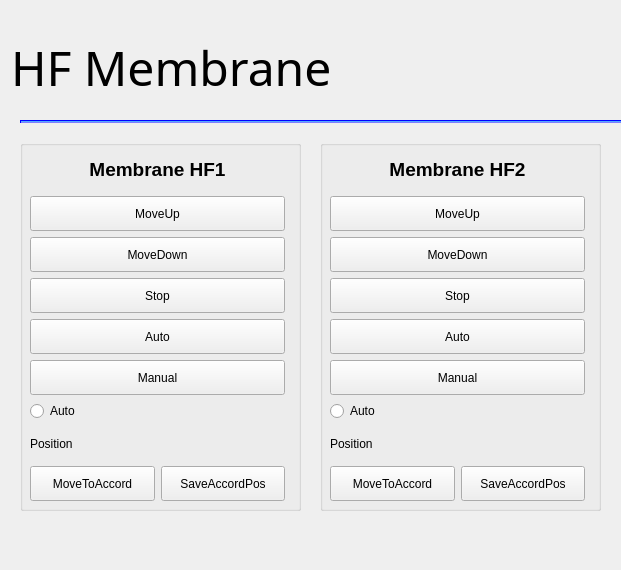
<?xml version="1.0" encoding="UTF-8"?>
<ui version="4.0">
 <class>MembraneGui</class>
 <widget class="QWidget" name="MembraneGui">
  <property name="geometry">
   <rect>
    <x>0</x>
    <y>0</y>
    <width>621</width>
    <height>570</height>
   </rect>
  </property>
  <property name="sizePolicy">
   <sizepolicy hsizetype="Maximum" vsizetype="Maximum">
    <horstretch>0</horstretch>
    <verstretch>0</verstretch>
   </sizepolicy>
  </property>
  <property name="maximumSize">
   <size>
    <width>1900</width>
    <height>1200</height>
   </size>
  </property>
  <property name="windowTitle">
   <string>Form</string>
  </property>
  <property name="styleSheet">
   <string notr="true"/>
  </property>
  <widget class="QWidget" name="layoutWidget">
   <property name="geometry">
    <rect>
     <x>11</x>
     <y>13</y>
     <width>1631</width>
     <height>111</height>
    </rect>
   </property>
   <layout class="QHBoxLayout" name="horizontalLayout_3">
    <item>
     <widget class="QLabel" name="label_4">
      <property name="maximumSize">
       <size>
        <width>16777215</width>
        <height>78</height>
       </size>
      </property>
      <property name="font">
       <font>
        <family>padmaa</family>
        <pointsize>40</pointsize>
       </font>
      </property>
      <property name="styleSheet">
       <string notr="true">border: none
</string>
      </property>
      <property name="text">
       <string>&lt;html&gt;&lt;head/&gt;&lt;body&gt;&lt;p&gt;&lt;span style=&quot; font-size:36pt;&quot;&gt;HF Membrane&lt;/span&gt;&lt;/p&gt;&lt;/body&gt;&lt;/html&gt;</string>
      </property>
     </widget>
    </item>
    <item>
     <spacer name="horizontalSpacer">
      <property name="orientation">
       <enum>Qt::Horizontal</enum>
      </property>
      <property name="sizeHint" stdset="0">
       <size>
        <width>40</width>
        <height>20</height>
       </size>
      </property>
     </spacer>
    </item>
    <item>
     <spacer name="horizontalSpacer_3">
      <property name="orientation">
       <enum>Qt::Horizontal</enum>
      </property>
      <property name="sizeHint" stdset="0">
       <size>
        <width>40</width>
        <height>20</height>
       </size>
      </property>
     </spacer>
    </item>
    <item>
     <layout class="QHBoxLayout" name="horizontalLayout_6"/>
    </item>
   </layout>
  </widget>
  <widget class="Line" name="line">
   <property name="geometry">
    <rect>
     <x>20</x>
     <y>120</y>
     <width>1540</width>
     <height>3</height>
    </rect>
   </property>
   <property name="styleSheet">
    <string notr="true">#line {
border: 0.5px solid blue;
background: rgb(85, 170, 255);
        border-style: inset;
}</string>
   </property>
   <property name="orientation">
    <enum>Qt::Horizontal</enum>
   </property>
  </widget>
  <widget class="QGroupBox" name="groupBox_7">
   <property name="geometry">
    <rect>
     <x>20</x>
     <y>140</y>
     <width>281</width>
     <height>371</height>
    </rect>
   </property>
   <property name="title">
    <string/>
   </property>
   <widget class="QWidget" name="verticalLayoutWidget_9">
    <property name="geometry">
     <rect>
      <x>10</x>
      <y>10</y>
      <width>255</width>
      <height>351</height>
     </rect>
    </property>
    <layout class="QVBoxLayout" name="verticalLayout_9">
     <item>
      <widget class="QLabel" name="label_16">
       <property name="sizePolicy">
        <sizepolicy hsizetype="Minimum" vsizetype="Preferred">
         <horstretch>0</horstretch>
         <verstretch>0</verstretch>
        </sizepolicy>
       </property>
       <property name="minimumSize">
        <size>
         <width>0</width>
         <height>40</height>
        </size>
       </property>
       <property name="maximumSize">
        <size>
         <width>16777215</width>
         <height>40</height>
        </size>
       </property>
       <property name="text">
        <string>&lt;html&gt;&lt;head/&gt;&lt;body&gt;&lt;p&gt;&lt;span style=&quot; font-size:14pt; font-weight:600;&quot;&gt;Membrane HF1&lt;/span&gt;&lt;/p&gt;&lt;/body&gt;&lt;/html&gt;</string>
       </property>
       <property name="alignment">
        <set>Qt::AlignCenter</set>
       </property>
      </widget>
     </item>
     <item>
      <widget class="QPushButton" name="pushButton_membrane_moveup">
       <property name="minimumSize">
        <size>
         <width>0</width>
         <height>35</height>
        </size>
       </property>
       <property name="text">
        <string>MoveUp</string>
       </property>
      </widget>
     </item>
     <item>
      <widget class="QPushButton" name="pushButton_membrane_movedown">
       <property name="minimumSize">
        <size>
         <width>0</width>
         <height>35</height>
        </size>
       </property>
       <property name="text">
        <string>MoveDown</string>
       </property>
      </widget>
     </item>
     <item>
      <widget class="QPushButton" name="pushButton_membrane_stop">
       <property name="minimumSize">
        <size>
         <width>0</width>
         <height>35</height>
        </size>
       </property>
       <property name="text">
        <string>Stop</string>
       </property>
      </widget>
     </item>
     <item>
      <widget class="QPushButton" name="pushButton_membrane_auto">
       <property name="minimumSize">
        <size>
         <width>0</width>
         <height>35</height>
        </size>
       </property>
       <property name="text">
        <string>Auto</string>
       </property>
      </widget>
     </item>
     <item>
      <widget class="QPushButton" name="pushButton_membrane_manu">
       <property name="minimumSize">
        <size>
         <width>0</width>
         <height>35</height>
        </size>
       </property>
       <property name="text">
        <string>Manual</string>
       </property>
      </widget>
     </item>
     <item>
      <layout class="QHBoxLayout" name="horizontalLayout_8">
       <item>
        <widget class="QRadioButton" name="radioButton_membrane_mode_auto">
         <property name="text">
          <string>Auto</string>
         </property>
         <property name="autoExclusive">
          <bool>false</bool>
         </property>
        </widget>
       </item>
      </layout>
     </item>
     <item>
      <widget class="QLabel" name="label_membrane_position">
       <property name="text">
        <string>Position</string>
       </property>
      </widget>
     </item>
     <item>
      <layout class="QHBoxLayout" name="horizontalLayout">
       <item>
        <widget class="QPushButton" name="pushButton_movetoaccord">
         <property name="minimumSize">
          <size>
           <width>0</width>
           <height>35</height>
          </size>
         </property>
         <property name="text">
          <string>MoveToAccord</string>
         </property>
        </widget>
       </item>
       <item>
        <widget class="QPushButton" name="pushButton_saveaccordpos">
         <property name="minimumSize">
          <size>
           <width>0</width>
           <height>35</height>
          </size>
         </property>
         <property name="text">
          <string>SaveAccordPos</string>
         </property>
        </widget>
       </item>
      </layout>
     </item>
    </layout>
   </widget>
  </widget>
  <widget class="QGroupBox" name="groupBox_8">
   <property name="geometry">
    <rect>
     <x>320</x>
     <y>140</y>
     <width>281</width>
     <height>371</height>
    </rect>
   </property>
   <property name="title">
    <string/>
   </property>
   <widget class="QWidget" name="verticalLayoutWidget_10">
    <property name="geometry">
     <rect>
      <x>10</x>
      <y>10</y>
      <width>255</width>
      <height>351</height>
     </rect>
    </property>
    <layout class="QVBoxLayout" name="verticalLayout_10">
     <item>
      <widget class="QLabel" name="label_17">
       <property name="sizePolicy">
        <sizepolicy hsizetype="Minimum" vsizetype="Preferred">
         <horstretch>0</horstretch>
         <verstretch>0</verstretch>
        </sizepolicy>
       </property>
       <property name="minimumSize">
        <size>
         <width>0</width>
         <height>40</height>
        </size>
       </property>
       <property name="maximumSize">
        <size>
         <width>16777215</width>
         <height>40</height>
        </size>
       </property>
       <property name="text">
        <string>&lt;html&gt;&lt;head/&gt;&lt;body&gt;&lt;p&gt;&lt;span style=&quot; font-size:14pt; font-weight:600;&quot;&gt;Membrane HF2&lt;/span&gt;&lt;/p&gt;&lt;/body&gt;&lt;/html&gt;</string>
       </property>
       <property name="alignment">
        <set>Qt::AlignCenter</set>
       </property>
      </widget>
     </item>
     <item>
      <widget class="QPushButton" name="pushButton_membrane_moveup_2">
       <property name="minimumSize">
        <size>
         <width>0</width>
         <height>35</height>
        </size>
       </property>
       <property name="text">
        <string>MoveUp</string>
       </property>
      </widget>
     </item>
     <item>
      <widget class="QPushButton" name="pushButton_membrane_movedown_2">
       <property name="minimumSize">
        <size>
         <width>0</width>
         <height>35</height>
        </size>
       </property>
       <property name="text">
        <string>MoveDown</string>
       </property>
      </widget>
     </item>
     <item>
      <widget class="QPushButton" name="pushButton_membrane_stop_2">
       <property name="minimumSize">
        <size>
         <width>0</width>
         <height>35</height>
        </size>
       </property>
       <property name="text">
        <string>Stop</string>
       </property>
      </widget>
     </item>
     <item>
      <widget class="QPushButton" name="pushButton_membrane_auto_2">
       <property name="minimumSize">
        <size>
         <width>0</width>
         <height>35</height>
        </size>
       </property>
       <property name="text">
        <string>Auto</string>
       </property>
      </widget>
     </item>
     <item>
      <widget class="QPushButton" name="pushButton_membrane_manu_2">
       <property name="minimumSize">
        <size>
         <width>0</width>
         <height>35</height>
        </size>
       </property>
       <property name="text">
        <string>Manual</string>
       </property>
      </widget>
     </item>
     <item>
      <layout class="QHBoxLayout" name="horizontalLayout_9">
       <item>
        <widget class="QRadioButton" name="radioButton_membrane_mode_auto_2">
         <property name="text">
          <string>Auto</string>
         </property>
         <property name="autoExclusive">
          <bool>false</bool>
         </property>
        </widget>
       </item>
      </layout>
     </item>
     <item>
      <widget class="QLabel" name="label_membrane_position_2">
       <property name="text">
        <string>Position</string>
       </property>
      </widget>
     </item>
     <item>
      <layout class="QHBoxLayout" name="horizontalLayout_2">
       <item>
        <widget class="QPushButton" name="pushButton_movetoaccord_2">
         <property name="minimumSize">
          <size>
           <width>0</width>
           <height>35</height>
          </size>
         </property>
         <property name="text">
          <string>MoveToAccord</string>
         </property>
        </widget>
       </item>
       <item>
        <widget class="QPushButton" name="pushButton_saveaccordpos_2">
         <property name="minimumSize">
          <size>
           <width>0</width>
           <height>35</height>
          </size>
         </property>
         <property name="text">
          <string>SaveAccordPos</string>
         </property>
        </widget>
       </item>
      </layout>
     </item>
    </layout>
   </widget>
  </widget>
 </widget>
 <resources/>
 <connections/>
</ui>
